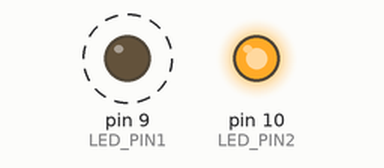
Simulated run of this sketch. Board: Arduino Uno, built with avr-gcc and run on an emulated ATmega328P. On the bench: output pins drawn as LEDs (lit = HIGH). Dashed ring = blinking.

Above: at 0.15 s.
Timing chart, 0 to 40.0 s (numbered marks = the images above):
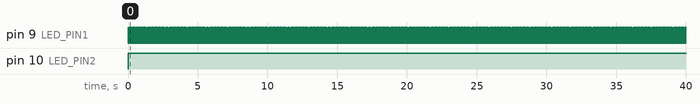

Measured:
- by itself, pin 9 (LED_PIN1): alternates HIGH for 0.01 s and LOW for 0.02 s
- by itself, pin 10 (LED_PIN2): LOW → HIGH at 0.00 s

The sketch:

chapter2_1_3.ino
```cpp
/*
  chapter2-1-3
  */

#define LED_PIN1 9
#define LED_PIN2 10

void setup() {
  pinMode(LED_PIN1, OUTPUT);
  pinMode(LED_PIN2, OUTPUT);
}

void loop() {
  digitalWrite(LED_PIN1, HIGH);
  digitalWrite(LED_PIN2, HIGH);
  delay(10);
  digitalWrite(LED_PIN1, LOW);
  digitalWrite(LED_PIN2, HIGH);
  delay(15);
}
```
